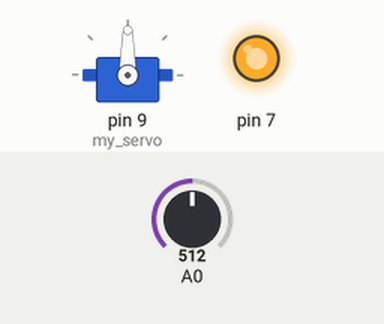
Recording of a sketch running on a simulated Arduino Uno, built with avr-gcc and run on an emulated ATmega328P. Shown: servo, output pins drawn as LEDs (lit = HIGH). The test bench sets the inputs (shaded band); at power-on: A0 = 512.

Above: at 1.2 s.
1.3 s: A0 set to 716
At 2.2 s:
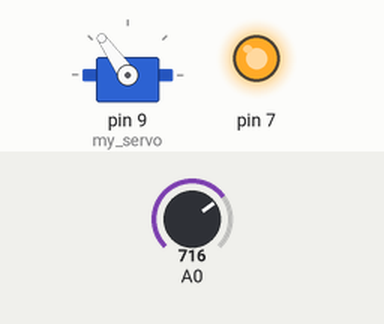
2.8 s: A0 set to 900
At 3.3 s:
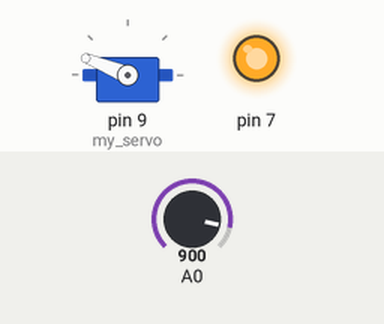
4.3 s: A0 set to 1023
At 5.5 s:
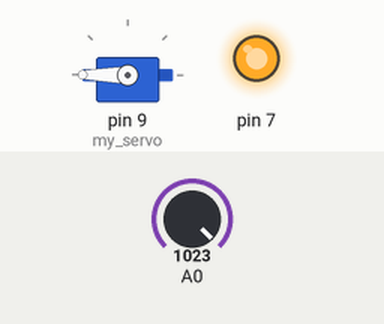
5.8 s: A0 set to 306
At 6.8 s:
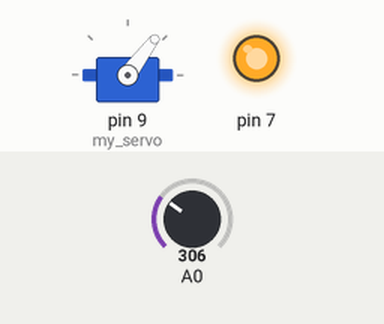
7.3 s: A0 set to 122
At 7.9 s:
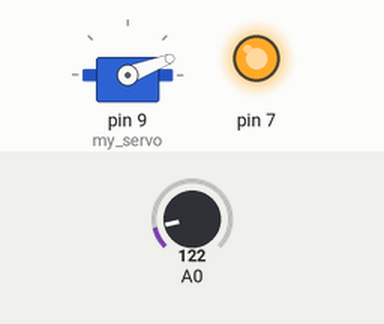
Timing chart, 0 to 9.8 s (numbered marks = the images above; inputs shaded):
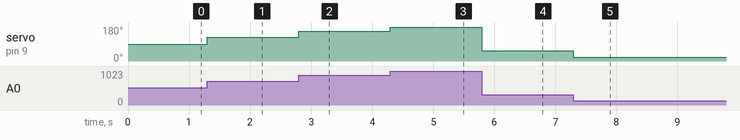

Measured:
- after the input at 1.3 s, servo on pin 9 (my_servo): 90° → 125° at once
- after the input at 2.8 s, servo on pin 9 (my_servo): 125° → 158° at once
- after the input at 4.3 s, servo on pin 9 (my_servo): 158° → 180° at once
- after the input at 5.8 s, servo on pin 9 (my_servo): 180° → 53° at once
- after the input at 7.3 s, servo on pin 9 (my_servo): 53° → 21° at once

The sketch:

servo_motor_test.ino
```cpp
#include <Servo.h>

Servo my_servo;

void setup() {
  pinMode(7,OUTPUT);
  digitalWrite(7,HIGH);
  pinMode(A0,INPUT);
  my_servo.attach(9);
}

void loop() {
  int temp = analogRead(A0);
  int angle = map(temp,0,1023,0,180);
  my_servo.write(angle);
}
```
